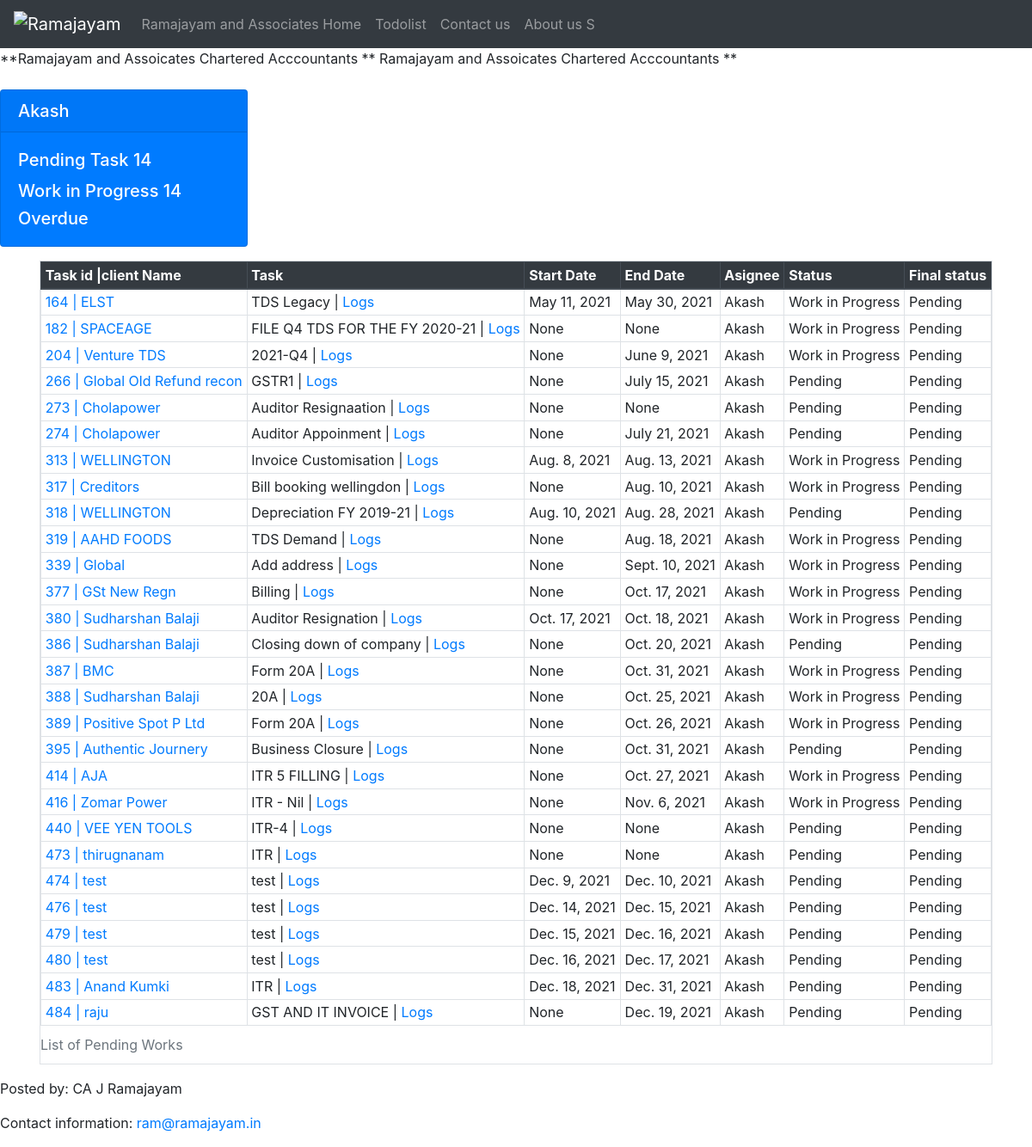
The page /todolist/akash on the database its author committed.
### todolist_app/models.py (models this page shows, shortened)
class Tasklist(models.Model):
    clientname= models.CharField(max_length=100,null=True,blank=True)
    task = models.CharField(max_length=100)
    startdate = models.DateField(default=timezone.now, blank=True, null=True)
    enddate = models.DateField(blank=True, null=True)
    assignee = models.CharField(max_length=30)
    status = models.CharField(max_length=30)
    fstatus = models.BooleanField(default=False)

### todolist_app/views.py (the view)
# urls.py: path('akash', views.todolist3, name='todolist3'),
def todolist3(request):
                all_tasks = Tasklist.objects.filter(assignee ='Akash').all()
                countrampending = Tasklist.objects.filter(assignee = 'Akash').filter(status = 'Pending').count()
                countramwip = Tasklist.objects.filter(assignee = 'Akash').filter(status = 'Work in Progress').count()
                context = {
                    'all_tasks': all_tasks,
                    'countrampending': countrampending,
                    'countramwip': countramwip,
                }
                return render(request, 'akashpage.html',context)

### todolist_app/templates/akashpage.html (shortened to what this page needs)
{% extends 'base.html' %}
{% block content %}
    <marquee direction="scroll">**Ramajayam and Assoicates Chartered Acccountants ** Ramajayam and Assoicates Chartered Acccountants ** </marquee>
<br/>
<div class="card-group">
<div class="card text-white bg-primary mb-3" style="max-width: 18rem;">
  <h5  class="card-header">Akash</h5>
  <div class="card-body">
    <h5 class="card-title">Pending Task {{ countrampending }}</h5>
    <h5 class="card-text"> Work in Progress {{ countramwip }}</h5>
    <h5 class="card-text"> Overdue</h5>
  </div>
</div>
</div>
<div class="row justify-content-center">
    <div class="col-auto">
    <table class="table table-bordered table-hover table-sm table-responsive"  >
            <caption>List of Pending Works</caption>
            <thead class="thead-dark">
                <tr>
                    <th scope="col">Task id |client Name</th>
                    <th scope="col">Task</th>
                    <th scope="col">Start Date</th>
                    <th scope="col">End Date</th>
                    <th scope="col">Asignee</th>
                    <th scope="col">Status</th>
                    <th scope="col">Final status</th>
                </tr>
            </thead>
            <tbody>
                {% if all_tasks %}
                    {% for obj in all_tasks %}
                        {% if obj.fstatus %}
                        {% else %}
                            <tr>
                                <td><a href="{% url 'edit_task' obj.id %}">{{ obj.id  }} | {{ obj.clientname  }}</a></td>
                                <td>{{ obj.task  }} | <a href="{% url 'view_task' obj.id %}"> Logs</a> </td>
                                <td>{{ obj.startdate  }}</td>
                                <td>{{ obj.enddate  }}</td>
                                <td>{{ obj.assignee  }}</td>
                                <td>{{ obj.status  }}</td>
                                <td>Pending</td>
                            </tr>
                        {% endif %}
                    {% endfor %}
                {% endif%}
            </tbody>
        </table>
    </div>
  </div>
{% endblock content %}

### rows shown on the page
Tasklist: id "164", clientname "ELST", task "TDS Legacy", startdate "May 11, 2021", enddate "May 30, 2021", assignee "Akash", status "Work in Progress"
Tasklist: id "182", clientname "SPACEAGE", task "FILE Q4 TDS FOR THE FY 2020-21", startdate "None", enddate "None", assignee "Akash", status "Work in Progress"
Tasklist: id "204", clientname "Venture TDS", task "2021-Q4", startdate "None", enddate "June 9, 2021", assignee "Akash", status "Work in Progress"
Tasklist: id "266", clientname "Global Old Refund recon", task "GSTR1", startdate "None", enddate "July 15, 2021", assignee "Akash", status "Pending"
Tasklist: id "273", clientname "Cholapower", task "Auditor Resignaation", startdate "None", enddate "None", assignee "Akash", status "Pending"
Tasklist: id "274", clientname "Cholapower", task "Auditor Appoinment", startdate "None", enddate "July 21, 2021", assignee "Akash", status "Pending"
Tasklist: id "313", clientname "WELLINGTON", task "Invoice Customisation", startdate "Aug. 8, 2021", enddate "Aug. 13, 2021", assignee "Akash", status "Work in Progress"
Tasklist: id "317", clientname "Creditors", task "Bill booking wellingdon", startdate "None", enddate "Aug. 10, 2021", assignee "Akash", status "Work in Progress"
Tasklist: id "318", clientname "WELLINGTON", task "Depreciation FY 2019-21", startdate "Aug. 10, 2021", enddate "Aug. 28, 2021", assignee "Akash", status "Pending"
Tasklist: id "319", clientname "AAHD FOODS", task "TDS Demand", startdate "None", enddate "Aug. 18, 2021", assignee "Akash", status "Work in Progress"
Tasklist: id "339", clientname "Global", task "Add address", startdate "None", enddate "Sept. 10, 2021", assignee "Akash", status "Work in Progress"
Tasklist: id "377", clientname "GSt New Regn", task "Billing", startdate "None", enddate "Oct. 17, 2021", assignee "Akash", status "Work in Progress"
Tasklist: id "380", clientname "Sudharshan Balaji", task "Auditor Resignation", startdate "Oct. 17, 2021", enddate "Oct. 18, 2021", assignee "Akash", status "Work in Progress"
Tasklist: id "386", clientname "Sudharshan Balaji", task "Closing down of company", startdate "None", enddate "Oct. 20, 2021", assignee "Akash", status "Pending"
Tasklist: id "387", clientname "BMC", task "Form 20A", startdate "None", enddate "Oct. 31, 2021", assignee "Akash", status "Work in Progress"
Tasklist: id "388", clientname "Sudharshan Balaji", task "20A", startdate "None", enddate "Oct. 25, 2021", assignee "Akash", status "Work in Progress"
Tasklist: id "389", clientname "Positive Spot P Ltd", task "Form 20A", startdate "None", enddate "Oct. 26, 2021", assignee "Akash", status "Work in Progress"
Tasklist: id "395", clientname "Authentic Journery", task "Business Closure", startdate "None", enddate "Oct. 31, 2021", assignee "Akash", status "Pending"
Tasklist: id "414", clientname "AJA", task "ITR 5 FILLING", startdate "None", enddate "Oct. 27, 2021", assignee "Akash", status "Work in Progress"
Tasklist: id "416", clientname "Zomar Power", task "ITR - Nil", startdate "None", enddate "Nov. 6, 2021", assignee "Akash", status "Work in Progress"
Tasklist: id "440", clientname "VEE YEN TOOLS", task "ITR-4", startdate "None", enddate "None", assignee "Akash", status "Pending"
Tasklist: id "473", clientname "thirugnanam", task "ITR", startdate "None", enddate "None", assignee "Akash", status "Pending"
Tasklist: id "474", clientname "test", task "test", startdate "Dec. 9, 2021", enddate "Dec. 10, 2021", assignee "Akash", status "Pending"
Tasklist: id "476", clientname "test", task "test", startdate "Dec. 14, 2021", enddate "Dec. 15, 2021", assignee "Akash", status "Pending"
Tasklist: id "479", clientname "test", task "test", startdate "Dec. 15, 2021", enddate "Dec. 16, 2021", assignee "Akash", status "Pending"
Tasklist: id "480", clientname "test", task "test", startdate "Dec. 16, 2021", enddate "Dec. 17, 2021", assignee "Akash", status "Pending"
Tasklist: id "483", clientname "Anand Kumki", task "ITR", startdate "Dec. 18, 2021", enddate "Dec. 31, 2021", assignee "Akash", status "Pending"
Tasklist: id "484", clientname "raju", task "GST AND IT INVOICE", startdate "None", enddate "Dec. 19, 2021", assignee "Akash", status "Pending"

### other values the page prints
{{ countrampending }} "14"
{{ countramwip }} "14"
